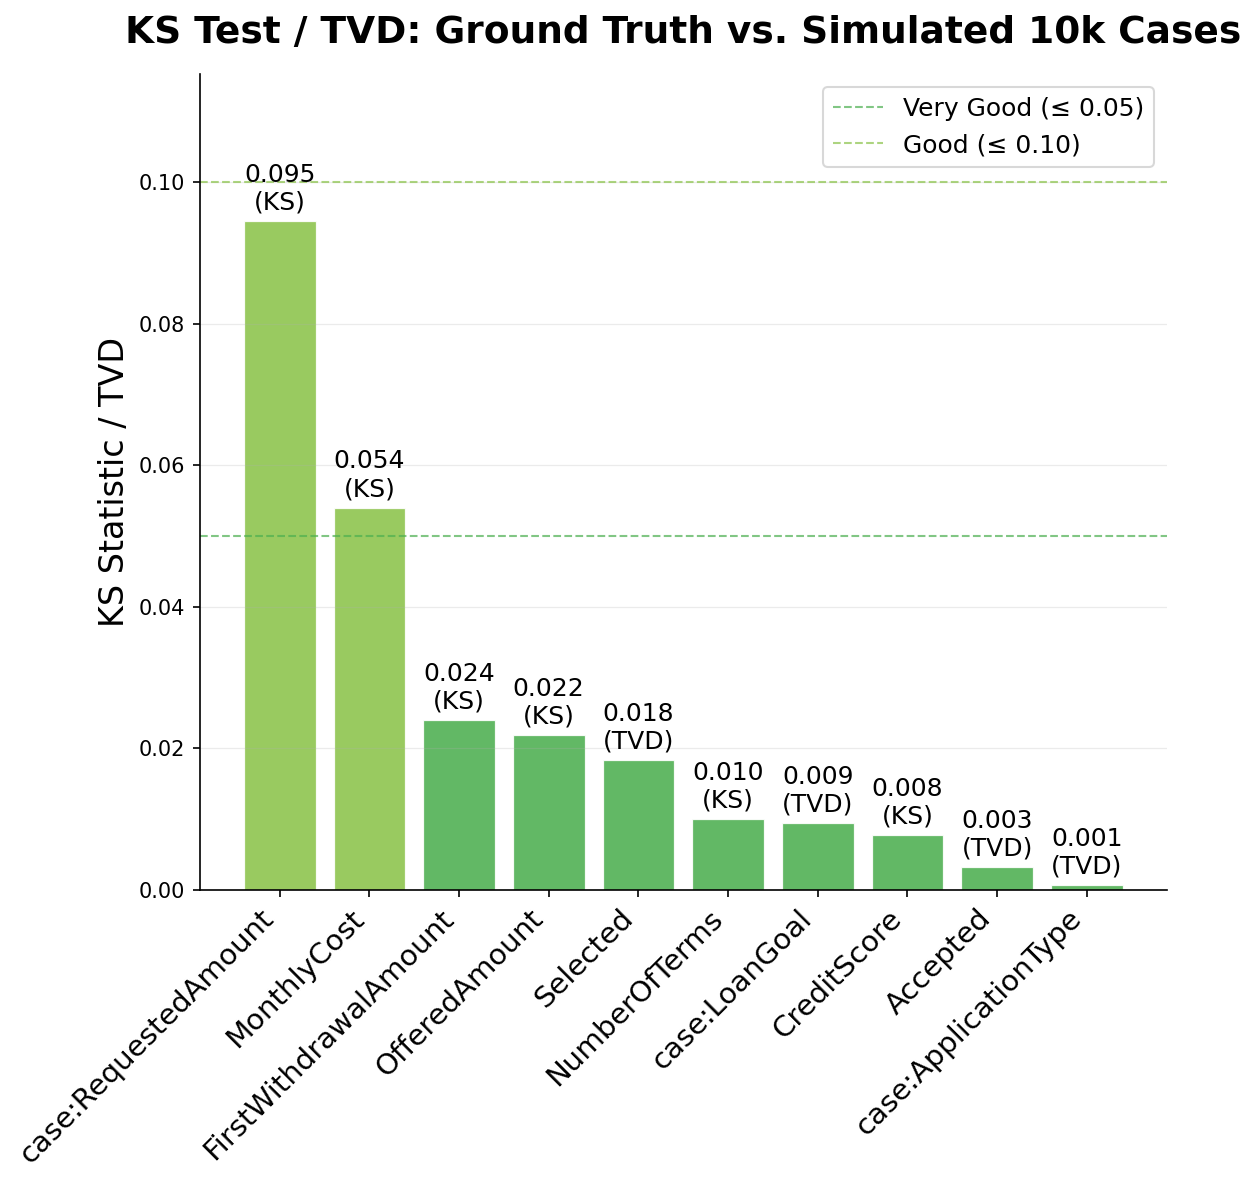

The Python source for this figure:
"""
KS-Test (Kolmogorov-Smirnov): Ground Truth vs. Simulierte 10k Cases
====================================================================

Führt für jedes numerische Attribut einen Zweistichproben-KS-Test durch
(scipy.stats.ks_2samp) und berechnet für kategorische Attribute die
Total Variation Distance (TVD).

Ausgabe:
  - Tabelle mit KS-Statistik, p-Wert und Bewertung pro Attribut
  - Balkendiagramm der KS-Statistiken → ks_statistics.png
"""

from __future__ import annotations

import sys
from pathlib import Path

import numpy as np
import pandas as pd
from scipy import stats
import matplotlib
matplotlib.use("Agg")
import matplotlib.pyplot as plt


# ─── Pfade ────────────────────────────────────────────────────────────────────

SIM_PATH = Path(
    "/teamspace/studios/this_studio/process-simulation-engine/"
    "Instance Spawn Rate/Advanced/case_attribute_prediction/simulated_10k_cases.csv"
)

GT_POSSIBLE_PATHS = [
    Path("/teamspace/studios/this_studio/process-simulation-engine/integration/output/ground_truth_log.csv"),
    Path(__file__).parent.parent / "ground_truth_log.csv",
]

OUTPUT_PNG = Path(__file__).parent / "ks_statistics.png"

EXCLUDE_COLS = {
    "case:concept:name", "concept:name", "lifecycle:transition",
    "time:timestamp", "time:start", "time:end",
    "org:resource", "org:group", "org:role",
}

# KS-Bewertungsschwellen
THRESHOLDS = [
    (0.05, "✅ Sehr gut"),
    (0.10, "🟢 Gut"),
    (0.20, "🟡 Akzeptabel"),
    (0.30, "🟠 Mäßig"),
    (1.00, "🔴 Schlecht"),
]


# ─── Hilfsfunktionen ──────────────────────────────────────────────────────────

def rating(ks: float) -> str:
    for threshold, label in THRESHOLDS:
        if ks <= threshold:
            return label
    return "🔴 Schlecht"


def load_ground_truth() -> pd.DataFrame:
    for p in GT_POSSIBLE_PATHS:
        if p.exists():
            print(f"  Lade Ground Truth von: {p}")
            df = pd.read_csv(p)
            print(f"  ✓ {len(df):,} Zeilen, {df.shape[1]} Spalten")
            return df
    raise FileNotFoundError(
        "Ground Truth nicht gefunden. Geprüfte Pfade:\n"
        + "\n".join(f"  - {p}" for p in GT_POSSIBLE_PATHS)
    )


def to_case_level(df: pd.DataFrame, col: str) -> pd.Series:
    """Reduziert Ereignis-Log auf Case-Ebene (erster Wert pro Case)."""
    if "case:concept:name" in df.columns:
        return df.groupby("case:concept:name")[col].first().dropna()
    return df[col].dropna()


# ─── Hauptlogik ───────────────────────────────────────────────────────────────

def run_ks_tests(df_gt: pd.DataFrame, df_sim: pd.DataFrame) -> pd.DataFrame:
    """
    Führt KS-Tests (numerisch) bzw. TVD (kategorisch) für alle
    gemeinsamen Attribute durch.

    Returns:
        DataFrame mit Spalten:
            Attribut | Typ | KS / TVD | p-Wert | n_GT | n_Sim | Bewertung
    """
    # Gemeinsame Attribute (exkl. Metadaten)
    gt_cols  = {c for c in df_gt.columns  if c not in EXCLUDE_COLS}
    sim_cols = {c for c in df_sim.columns if c not in EXCLUDE_COLS}
    common   = sorted(gt_cols & sim_cols)

    rows = []
    for col in common:
        # Ground-Truth auf Case-Ebene reduzieren
        gt_series  = to_case_level(df_gt, col)
        sim_series = df_sim[col].dropna()

        if len(gt_series) == 0 or len(sim_series) == 0:
            print(f"  ⚠ {col}: keine Daten, übersprungen.")
            continue

        # Typ bestimmen
        is_bool = (
            gt_series.dtype == bool
            or sim_series.dtype == bool
            or set(gt_series.dropna().unique()) <= {True, False, "True", "False", 0, 1}
        )
        is_cat = gt_series.dtype == object or sim_series.dtype == object or is_bool

        if is_cat:
            # ── Kategorisch: TVD ──────────────────────────────────────────────
            gt_s  = gt_series.astype(str)
            sim_s = sim_series.astype(str)

            all_cats = set(gt_s.unique()) | set(sim_s.unique())
            gt_prob  = gt_s.value_counts(normalize=True)
            sim_prob = sim_s.value_counts(normalize=True)

            tvd = 0.5 * sum(
                abs(gt_prob.get(c, 0.0) - sim_prob.get(c, 0.0))
                for c in all_cats
            )
            rows.append({
                "Attribut":  col,
                "Typ":       "kategorisch",
                "KS / TVD":  round(tvd, 4),
                "p-Wert":    "–",
                "n_GT":      len(gt_s),
                "n_Sim":     len(sim_s),
                "Bewertung": rating(tvd),
            })

        else:
            # ── Numerisch: KS-Test ────────────────────────────────────────────
            gt_num  = pd.to_numeric(gt_series,  errors="coerce").dropna().to_numpy()
            sim_num = pd.to_numeric(sim_series, errors="coerce").dropna().to_numpy()

            if len(gt_num) < 2 or len(sim_num) < 2:
                print(f"  ⚠ {col}: zu wenige numerische Werte, übersprungen.")
                continue

            ks_result = stats.ks_2samp(gt_num, sim_num, method="auto")
            rows.append({
                "Attribut":  col,
                "Typ":       "numerisch",
                "KS / TVD":  round(ks_result.statistic, 4),
                "p-Wert":    f"{ks_result.pvalue:.2e}",
                "n_GT":      len(gt_num),
                "n_Sim":     len(sim_num),
                "Bewertung": rating(ks_result.statistic),
            })

    result_df = pd.DataFrame(rows).sort_values("KS / TVD", ascending=False).reset_index(drop=True)
    return result_df


def plot_ks_bars(result_df: pd.DataFrame, save_path: Path) -> None:
    """Creates bar chart of KS/TVD statistics."""
    df_plot = result_df.sort_values("KS / TVD", ascending=False)
    labels  = df_plot["Attribut"].tolist()
    values  = df_plot["KS / TVD"].tolist()
    types   = df_plot["Typ"].tolist()

    colors = []
    for v in values:
        if v <= 0.05:
            colors.append("#4CAF50")   # green
        elif v <= 0.10:
            colors.append("#8BC34A")   # light green
        elif v <= 0.20:
            colors.append("#FFC107")   # yellow
        elif v <= 0.30:
            colors.append("#FF9800")   # orange
        else:
            colors.append("#F44336")   # red

    fig_w = max(8, len(labels) * 0.8)
    fig, ax = plt.subplots(figsize=(fig_w, 8))

    x_pos = np.arange(len(labels))
    bars  = ax.bar(x_pos, values, color=colors, edgecolor="white", linewidth=0.6, alpha=0.88)

    # Value labels
    for bar, v, t in zip(bars, values, types):
        label = f"{v:.3f}\n({'TVD' if t == 'kategorisch' else 'KS'})"
        ax.text(
            bar.get_x() + bar.get_width() / 2,
            bar.get_height() + max(values) * 0.01,
            label, va="bottom", ha="center", fontsize=12,
        )

    ax.set_xticks(x_pos)
    ax.set_xticklabels(labels, fontsize=14, rotation=45, ha="right")
    ax.set_ylabel("KS Statistic / TVD", fontsize=16)
    ax.set_ylim(0, max(values) * 1.22)

    # Reference lines
    for yval, color, lbl in [
        (0.05, "#4CAF50", "Very Good (≤ 0.05)"),
        (0.10, "#8BC34A", "Good (≤ 0.10)"),
        (0.20, "#FFC107", "Acceptable (≤ 0.20)"),
        (0.30, "#FF9800", "Moderate (≤ 0.30)"),
    ]:
        if yval <= max(values) * 1.15:
            ax.axhline(yval, color=color, linestyle="--", linewidth=1.0, alpha=0.7, label=lbl)

    ax.set_title(
        "KS Test / TVD: Ground Truth vs. Simulated 10k Cases",
        fontsize=18, fontweight="bold", pad=15,
    )
    ax.legend(loc="upper right", fontsize=12, framealpha=0.75)
    ax.grid(axis="y", alpha=0.25, linewidth=0.6)
    ax.spines[["top", "right"]].set_visible(False)

    plt.tight_layout()
    save_path.parent.mkdir(parents=True, exist_ok=True)
    fig.savefig(save_path, dpi=150, bbox_inches="tight")
    plt.close(fig)
    print(f"\n  ✓ Diagram saved: {save_path}")


# ─── Entry Point ──────────────────────────────────────────────────────────────

def main() -> None:
    print("=" * 65)
    print("  KS-Test: Ground Truth vs. Simulierte 10k Cases")
    print("=" * 65)

    # 1. Daten laden
    print("\n[1] Lade simulierte Daten ...")
    if not SIM_PATH.exists():
        raise FileNotFoundError(f"Simulierte Daten nicht gefunden: {SIM_PATH}")
    df_sim = pd.read_csv(SIM_PATH)
    print(f"  ✓ {len(df_sim):,} Zeilen, {df_sim.shape[1]} Spalten")

    print("\n[2] Lade Ground Truth ...")
    df_gt = load_ground_truth()

    # 2. KS-Tests durchführen
    print("\n[3] Führe KS-Tests durch ...")
    result_df = run_ks_tests(df_gt, df_sim)

    # 3. Ergebnisse ausgeben
    print("\n" + "=" * 65)
    print("  ERGEBNISSE")
    print("=" * 65)

    # Formatierte Ausgabe
    col_widths = {
        "Attribut":  max(len("Attribut"),  result_df["Attribut"].str.len().max()),
        "Typ":       max(len("Typ"),        result_df["Typ"].str.len().max()),
        "KS / TVD":  9,
        "p-Wert":    10,
        "n_GT":      7,
        "n_Sim":     7,
        "Bewertung": max(len("Bewertung"), result_df["Bewertung"].str.len().max()),
    }

    header = (
        f"{'Attribut':<{col_widths['Attribut']}}  "
        f"{'Typ':<{col_widths['Typ']}}  "
        f"{'KS / TVD':>{col_widths['KS / TVD']}}  "
        f"{'p-Wert':>{col_widths['p-Wert']}}  "
        f"{'n_GT':>{col_widths['n_GT']}}  "
        f"{'n_Sim':>{col_widths['n_Sim']}}  "
        f"{'Bewertung'}"
    )
    print(header)
    print("-" * len(header))

    for _, row in result_df.iterrows():
        print(
            f"{row['Attribut']:<{col_widths['Attribut']}}  "
            f"{row['Typ']:<{col_widths['Typ']}}  "
            f"{str(row['KS / TVD']):>{col_widths['KS / TVD']}}  "
            f"{str(row['p-Wert']):>{col_widths['p-Wert']}}  "
            f"{str(row['n_GT']):>{col_widths['n_GT']}}  "
            f"{str(row['n_Sim']):>{col_widths['n_Sim']}}  "
            f"{row['Bewertung']}"
        )

    # Zusammenfassung
    num_rows = result_df[result_df["Typ"] == "numerisch"]
    cat_rows = result_df[result_df["Typ"] == "kategorisch"]

    print(f"\n  Numerische Attribute:   {len(num_rows)}")
    if len(num_rows) > 0:
        print(f"    Ø KS-Statistik:       {num_rows['KS / TVD'].mean():.4f}")
        print(f"    Max. KS-Statistik:    {num_rows['KS / TVD'].max():.4f}  ({num_rows.loc[num_rows['KS / TVD'].idxmax(), 'Attribut']})")
        print(f"    Min. KS-Statistik:    {num_rows['KS / TVD'].min():.4f}  ({num_rows.loc[num_rows['KS / TVD'].idxmin(), 'Attribut']})")

    print(f"\n  Kategorische Attribute: {len(cat_rows)}")
    if len(cat_rows) > 0:
        print(f"    Ø TVD:                {cat_rows['KS / TVD'].mean():.4f}")
        print(f"    Max. TVD:             {cat_rows['KS / TVD'].max():.4f}  ({cat_rows.loc[cat_rows['KS / TVD'].idxmax(), 'Attribut']})")

    # p-Wert Interpretation
    if len(num_rows) > 0:
        sig_count = sum(
            float(v.replace("e", "E")) < 0.05
            for v in num_rows["p-Wert"]
            if v != "–"
        )
        print(f"\n  Signifikante Unterschiede (p < 0.05): {sig_count}/{len(num_rows)} numerische Attribute")
        print("  → Ein niedriger p-Wert bedeutet, die Verteilungen sind statistisch")
        print("    unterschiedlich. Die KS-Statistik gibt das Ausmaß an.")

    # 4. Diagramm erstellen
    print("\n[4] Erstelle Diagramm ...")
    plot_ks_bars(result_df, OUTPUT_PNG)

    print("\n" + "=" * 65)
    print("  Fertig!")
    print("=" * 65)


if __name__ == "__main__":
    main()
